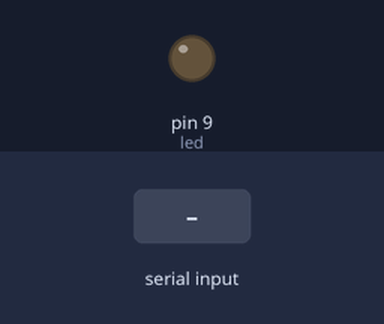
The sketch below on a simulated Arduino Uno, built with avr-gcc and run on an emulated ATmega328P. Shown: output pins drawn as LEDs (lit = HIGH). Inputs (shaded band) come from the test bench. What the sketch prints to the serial monitor is not drawn.

Above: at 1.2 s.
1.3 s: "1" received over Serial
At 1.9 s:
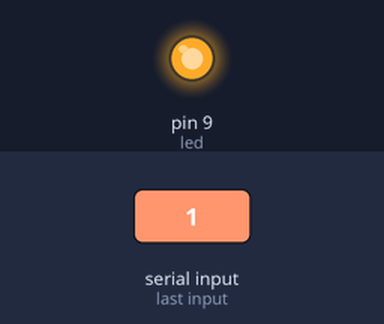
10.3 s: "0" received over Serial
At 11.4 s:
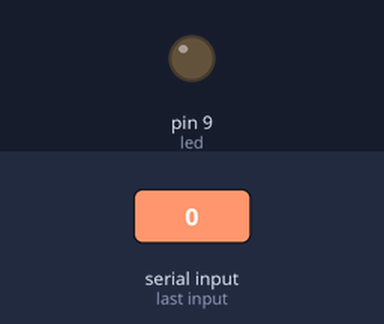
Timing chart, 0 to 13.3 s (numbered marks = the images above; inputs shaded):
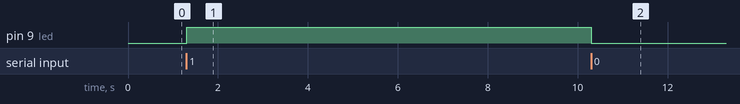

Measured:
- after the input at 1.3 s, pin 9 (led): LOW → HIGH at once
- after the input at 10.3 s, pin 9 (led): HIGH → LOW at once

The sketch:

KeypadLed.ino
```cpp
// Include Keypad library
#include <Keypad.h>
#include <IRremote.h>

// Length of password + 1 for null character
#define Password_Length 7
// Character to hold password input
char Data[Password_Length];
// Password
char Master[Password_Length] = "123456";
// Counter for character entries
byte data_count = 0;

// Character to hold key input
char customKey;

// Constants for row and column sizes
const byte ROWS = 4;
const byte COLS = 3;

// Array to represent keys on keypad
char hexaKeys[ROWS][COLS] = {
 {'1', '2', '3'},
 {'4', '5', '6'},
 {'7', '8', '9'},
 {'*', '0', '#'}
};

// Connections to Arduino
byte rowPins[ROWS] = {5, 4, 3, 2}; //connect to the row pinouts of the keypad
byte colPins[COLS] = {8, 7, 6}; //connect to the column pinouts of the keypad
#define led 9
int data, flag = 2;
int flagIR = 0;
int IR_RECEIVE_PIN = 10;
//IRrecv irrecv(IR_RECEIVE_PIN);
//decode_results results;
// Create keypad object
Keypad customKeypad = Keypad(makeKeymap(hexaKeys), rowPins, colPins, ROWS, COLS);
float temp;

void setup(){
 pinMode(led, OUTPUT);
 //pinMode(LED_BUILTIN, OUTPUT);
 Serial.begin(9600);
 IrReceiver.begin(IR_RECEIVE_PIN);
 //irrecv.enableIRIn();
 digitalWrite(led, LOW);
 //digitalWrite(LED_BUILTIN, LOW);

}

void loop() {

 // Initialize LCD and print
 //Serial.println("Enter Password:");

 // Look for keypress
 customKey = customKeypad.getKey();
 if (customKey) {
 // Enter keypress into array and increment counter
 Data[data_count] = customKey;
 Serial.println(Data[data_count]);
 data_count++;
 }
 while( Serial.available() )
 {
 data = Serial.read();
 if (data == '1')
 {
 flag = 1;
 }
 else if(data == '0')
 {
 flag = 0;
 }
 }
 if(flag == 1)
 {
 Serial.print(" Welcome Boss!! ");
 digitalWrite(led, HIGH);
 delay(1000);
 digitalWrite(led, LOW);
 //digitalWrite(LED_BUILTIN, HIGH);
 }
 else if (flag == 0)
 {
 Serial.print("Face Unidentified ");
 digitalWrite(led, LOW);
 //digitalWrite(LED_BUILTIN, LOW);
 }
 if (IrReceiver.decode())
 {
 if(flagIR == 0)
 {
 flagIR = 1;
 Serial.print("The System is now live");
 Serial.print(" ");
 delay(1000);
 }
 else if(flagIR == 1)
 {
 flagIR = 0;
 Serial.print("The System is not accepting anymore personnel.");
 Serial.print(" ");
 }
 IrReceiver.resume();
 }
/*
 if(irrecv.decode(&results))
 {
 if(flagIR == 0)
 {
 serial.print("The System is now live");
 flagIR = 1;
 }
 else if(flagIR == 0)
 {
 serial.print("The System is not accepting anymore personnel.");
 flagIR = 0;
 }
 irrecv.resume();
 }
 */
 // See if we have reached the password length
 if (data_count == Password_Length - 1) {

 if (!strcmp(Data, Master)) {
 // Password is correct
 Serial.println("Correct Key");
 }
 else {
 // Password is incorrect
 Serial.println("Incorrect Key");
 }
 temp=analogRead(A0);
 temp=temp*0.40020125;
 Serial.println("The Current Room Temperature is: ");
 Serial.print(temp);
 Serial.print("*C");
 Serial.print(" ");
 // Clear data and LCD display
 clearData();
 }
}

void clearData() {
 // Go through array and clear data
 while (data_count != 0) {
 Data[data_count--] = 0;
 }
 return;
}
```
